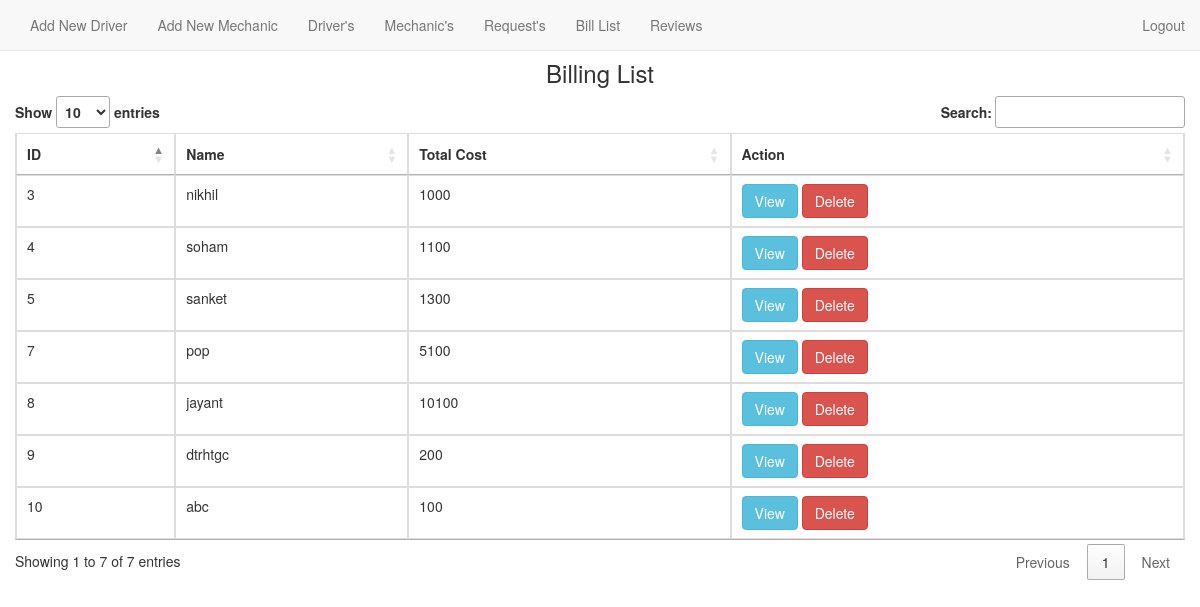
Page /indexbill.php on the committed database.
### tables this page shows
CREATE TABLE `bill` (
  `id` int(11) NOT NULL,
  `full_name` varchar(255) NOT NULL,
  `veh_up` varchar(255) NOT NULL,
  `tow_charge` varchar(255) NOT NULL,
  `up_cost` varchar(255) NOT NULL,
  `total_cost` varchar(255) NOT NULL,
  `paid` varchar(255) NOT NULL
);

### indexbill.php (the view, shortened to what this page needs)
<?php
   $conn=mysqli_connect('localhost','root','','vehicle management');
   $sql="SELECT * FROM bill ";
   $result=mysqli_query($conn,$sql);
?>
<!DOCTYPE html>
<html lang="en">
<head>
<link href="http://maxcdn.bootstrapcdn.com/bootstrap/3.2.0/css/bootstrap.min.css" rel="stylesheet">
<link rel="stylesheet" href="http://cdn.datatables.net/1.10.2/css/jquery.dataTables.min.css">
<link rel="stylesheet" href="sweetalert2/sweetalert2.css">
<link rel="stylesheet" href="style.css">
<body>
 <?php include 'navbar_admin.php';?>
 <br><br>
<div class="container">
<div class="row">
    <div class="page header">
        <h3 style="text-align: center;">Billing List</h3>
    </div>
    <table id="myTable" class="table table-bordered" >
        <thead>
              <th>ID</th>
              <th>Name</th>
              <th >Total Cost</th>
              <th >Action</th>
        </thead>
        <tbody>
            <?php while($row=mysqli_fetch_assoc($result)){?>
              <tr>
                <td> <?php echo $row['id']?> </td>
                <td> <?php echo $row['full_name']?> </td>
                <td> <?php echo $row['total_cost']?> </td>
                <td>
                  <a class="btn btn-info" href="showbill.php?id=<?php echo $row['id']; ?>">View</a>
                  <a class="btn btn-danger" onclick="return confirm('Are u sure?')" href="deletebill.php?id=<?php echo $row['id']; ?>">Delete</a>
                </td>
              </tr>
              <?php }?>
            </tbody>
          </table>
</div>
</div>
</body>
</html>

### rows in the picture
bill: id "3", full_name "nikhil", total_cost "1000"
bill: id "4", full_name "soham", total_cost "1100"
bill: id "5", full_name "sanket", total_cost "1300"
bill: id "7", full_name "pop", total_cost "5100"
bill: id "8", full_name "jayant", total_cost "10100"
bill: id "9", full_name "dtrhtgc", total_cost "200"
bill: id "10", full_name "abc", total_cost "100"
